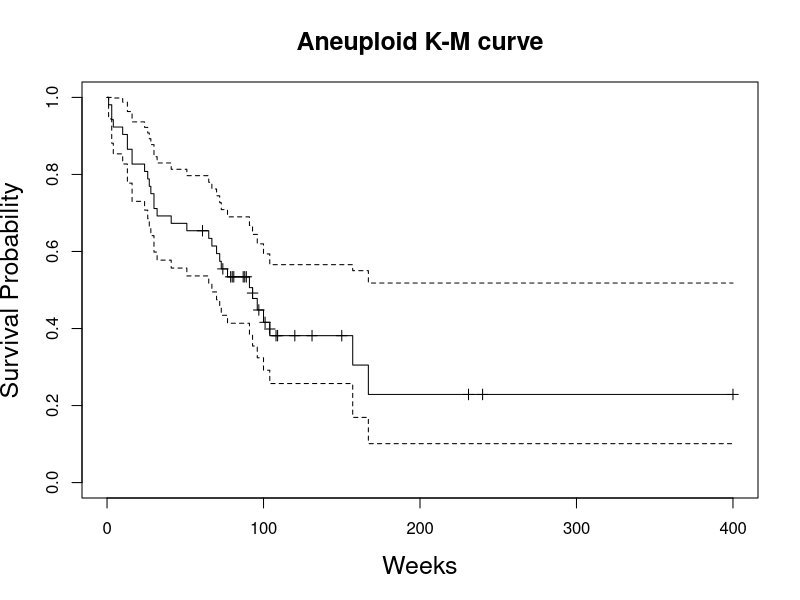
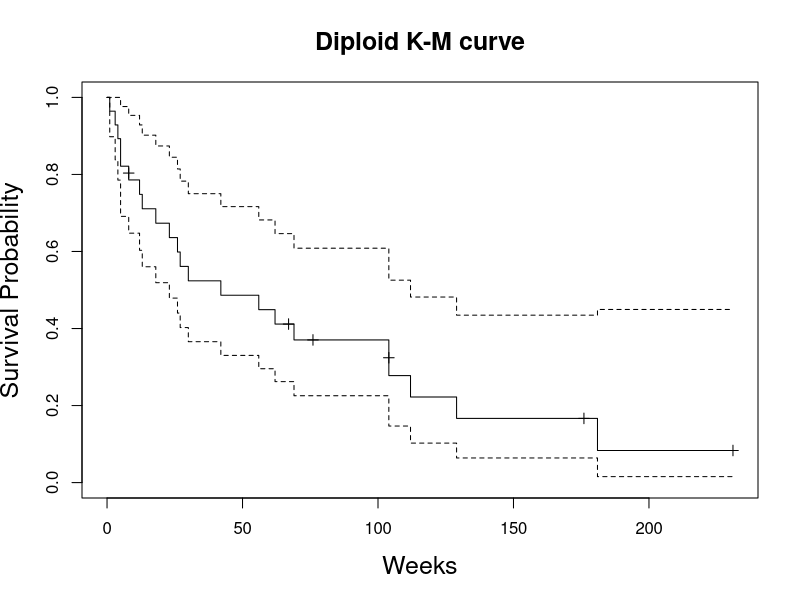

R code for these plots, in order:
## ---- chunk 1
library(tidyverse)
library(KMsurv) # data source
library(survival) # problem 3
## ---- chunk 2
data(tongue)
tongue_df = 
  tongue %>% as.tibble() %>% 
  mutate(type = if_else(type == 1, "Aneuploid", "Diploid"))
## ---- chunk 3
# Aneuploid K-M curve
KM1 = survfit(Surv(time,delta)~1, data = subset(tongue_df, type == "Aneuploid"), conf.type = 'log')
plot(KM1, 
     conf.int = TRUE, mark.time = TRUE, 
     xlab = "Weeks", ylab = "Survival Probability", main="Aneuploid K-M curve", 
     cex.lab = 1.5, cex.main = 1.5)

# Diploid K-M curve
KM2 = survfit(Surv(time,delta)~1, data = subset(tongue_df, type == "Diploid"), conf.type = 'log')
plot(KM2, 
     conf.int = TRUE, mark.time = TRUE, 
     xlab = "Weeks", ylab = "Survival Probability", main="Diploid K-M curve", 
     cex.lab = 1.5, cex.main = 1.5)
## ---- chunk 4
# one-year survival rate
# Aneuploid
summary(KM1, time = 365/7)
# Diploid
summary(KM2, time = 365/7)
